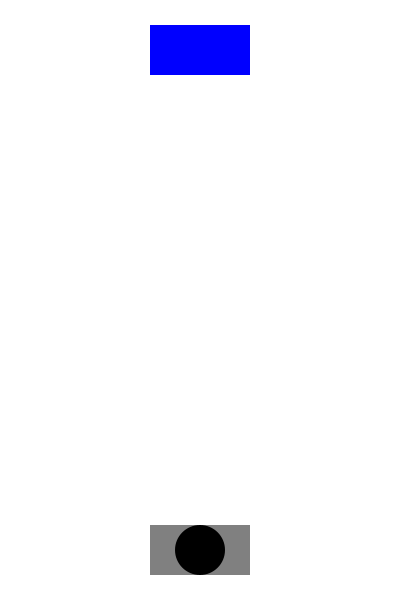
Frame 1 (no input)
Frame 60 (the mouse pressed at the canvas centre just before this capture): identical to frame 1, image omitted
Frame 120 (the mouse held since frame 60 and released just before this capture): identical to frame 1, image omitted

The Processing sketch that drew this single still picture (run headless with seeded random() and noise(); from frame 60 on, the mouse is pressed at the canvas centre):

// Processing sketch: floater
// ── floater.pde
/*  
 floater
 Game Building Blocks for Processing
 (c) 2014 Brad Tober [http://www.bradtober.com]
 Licensed under The MIT License
 */

int yPos = 550;                                              // starting y position for the player
int incVal = 5;                                              // the number of pixels the player should move each frame when the space bar is pressed
boolean topIsCurrentGoal = true;                             // whether or not the player is currently trying to reach the top goal

void setup() {
  size(400, 600);
  noStroke();
  println("Move between the two goals by using the space bar.");
}

void draw() {
  background(255);
  if (topIsCurrentGoal) {                                    // if the player is currently trying to reach the top goal
    fill(0, 0, 255);                                         // draw it in blue
  } else {                                                   // otherwise
    fill(128);                                               // draw it in gray
  }
  rect(150, 25, 100, 50);                                    // draw top goal
  if (!topIsCurrentGoal) {                                   // if the player is currently trying to reach the bottom goal
    fill(0, 0, 255);                                         // draw it in blue
  } else {                                                   // otherwise
    fill(128);                                               // draw it in gray
  }
  rect(150, 525, 100, 50);                                   // draw bottom goal
  fill(0);
  ellipse(200, yPos, 50, 50);                                // draw player
  if (keyPressed && key == ' ') {                            // if the player is pressing the space bar             
    yPos -= incVal;                                          // decrease the player y position by incVal each frame (move player up)
  } else {                                                   // otherwise
    yPos += incVal;                                          // increase the player y position by incVal each frame (move player down)
  }
  if (yPos < 50) {                                           // if the player reaches the top goal, don't let it move up any further
    yPos = 50;
    topIsCurrentGoal = false;                                // switch the goal the player is trying to reach
  }
  if (yPos > 550) {                                          // if the player reaches the bottom goal, don't let it move down any further
    yPos = 550;
    topIsCurrentGoal = true;                                 // switch the goal the player is trying to reach
  }
}
